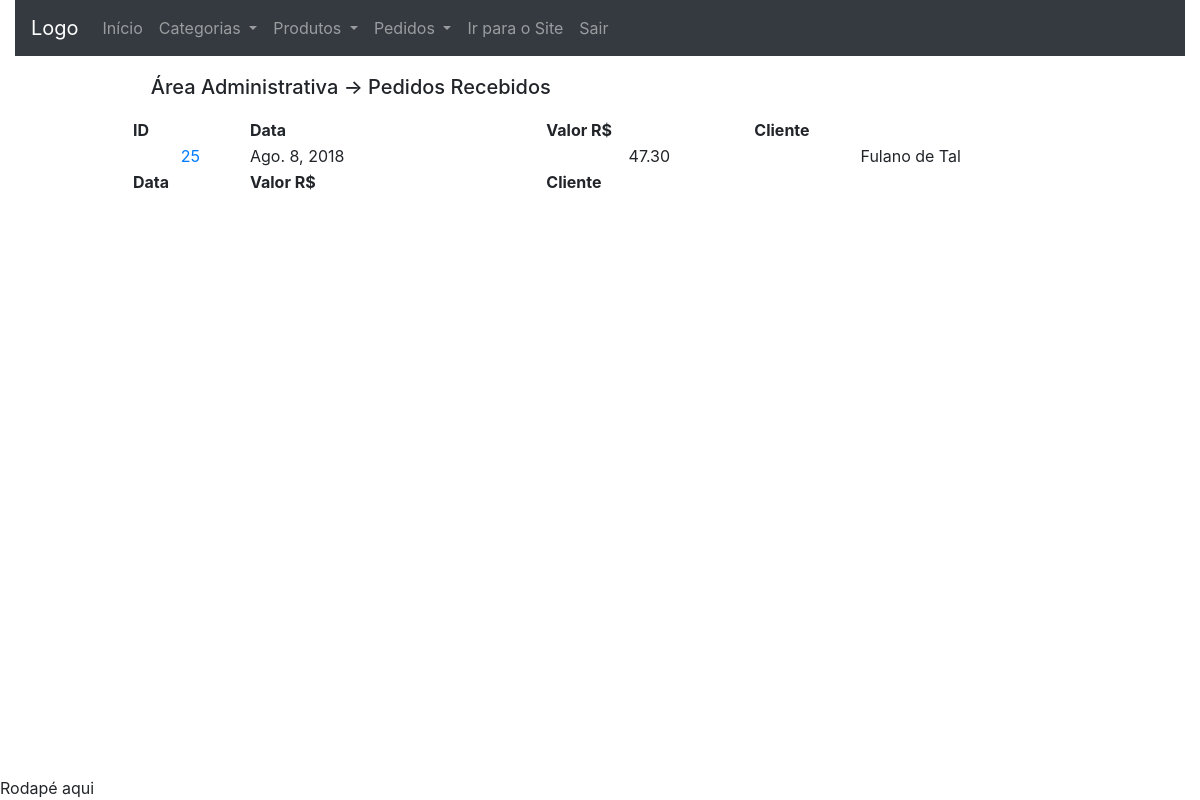
The page /area_administrativa/encaminhados (signed in) on the database its author committed.
### checkout/models.py (models this page shows, shortened)
class Order(models.Model):
	date = models.DateField(default=date.today, editable=False)
	value = models.DecimalField('Valor R$', max_digits=10,
		decimal_places=2, default=0)
	user = models.ForeignKey(User, on_delete=models.CASCADE,
		null=True, blank=True)
	delivery_address_is_the_same = models.BooleanField(
		verbose_name='Entregar no endereço cadastrado',
		default=True,
		blank=True)
	logradouro = models.CharField('Rua/Avenida', max_length=100,
		null=True, blank=True, default='')
	numero = models.CharField('Número', max_length=100,
		null=True, blank=True, default='')
	cep = models.CharField('CEP', max_length=10, null=True,
		blank=True, default='')
	complemento = models.CharField('Complamento', max_length=100,
		null=True, blank=True, default='')
	bairro = models.CharField('Bairro', max_length=100, null=True,
		blank=True, default='')
	cidade = models.CharField('Cidade', max_length=100, null=True,
		blank=True, default='')
	estado = models.CharField('Estado', max_length=100, null=True,
		blank=True, default='')
	transaction_id = models.CharField('ID da transação', max_length=100,
		null=True, blank=True)
	status_order = models.CharField('Status do Pedido', max_length=10,
		choices=STATUS_ORDER, default='A')
	status_pg = models.CharField('Status PagSeguro', max_length=10,
		choices=STATUS_PAGSEGURO, null=True, blank=True)
	sended = models.BooleanField(
		verbose_name='Enviado',
		default=False,
		blank=True)
	forwarded = models.BooleanField(
		verbose_name='Encaminhado',
		default=False,
		blank=True)
	class Meta:
		verbose_name = 'Pedido'
		verbose_name_plural = 'Pedidos'
		ordering = ['date']
	objects = models.Manager() # The default manager.
	orderManager = OrderManager()

### accounts/models.py (models this page shows, shortened)
class User(AbstractBaseUser, PermissionsMixin):
	UF_CHOICES = (
    ('AC','Acre'), ('AL','Alagoas'), ('AP','Amapá'),
    ('AM','Amazonas'), ('BA','Bahia'), ('CE','Ceará'),
    ('DF','Distrito Federal'), ('ES','Espírito Santo'),
    ('GO','Goiás'), ('MA','Maranhão'), ('MT','Mato Grosso'),
    ('MS','Mato Grosso do Sul'), ('MG','Minas Gerais'),
    ('PA','Pará'), ('PB','Paraíba'), ('PR','Paraná'),
    ('PE','Pernambuco'), ('PI','Piauí'),
    ('RJ','Rio de Janeiro'), ('RN','Rio Grande do Norte'),
    ('RS','Rio Grande do Sul'), ('RO','Rondônia'),
    ('RR','Roraima'), ('SC','Santa Catarina'),
    ('SP','São Paulo'), ('SE','Sergipe'),
	('TO','Tacantins'), )
	username = models.CharField(
		'Login', max_length=30, unique=True, validators=[
			validators.RegexValidator(
				re.compile('^[\w.@+-]+$'),
				'Informe um nome de usuário válido. '
				'Este valor deve conter apenas letras, números '
				'e os caracteres: @/./+/-/_ .'
				, 'invalid'
			)
		], help_text='Um nome curto que será usado para identificá-lo de forma única na plataforma'
	)
	name = models.CharField('Nome', max_length=100, blank=True)
	email = models.EmailField('E-mail', unique=True)
	telefone = models.CharField('Telefone', max_length=20, null=True,
		blank=True)
	cpf = models.CharField('CPF', max_length=11, null=True, blank=True)
	logradouro = models.CharField('Rua/Avenida', max_length=100,
		null=True, blank=True)
	numero = models.CharField('Número', max_length=100,
		null=True, blank=True)
	cep = models.CharField('CEP', max_length=10, null=True, blank=True)
	complemento = models.TextField('Complamento', max_length=100,
		null=True, blank=True)
	bairro = models.CharField('Bairro', max_length=100, null=True, blank=True)
	cidade = models.CharField('Cidade', max_length=100, null=True, blank=True)
	estado = models.CharField('Estado', max_length=100, null=True, blank=True,
		choices=UF_CHOICES)
	is_staff = models.BooleanField('Equipe', default=False)
	is_active = models.BooleanField('Ativo', default=True)
	date_joined = models.DateTimeField('Data de Entrada', auto_now_add=True)
	USERNAME_FIELD = 'username'
	REQUIRED_FIELDS = ['email']
	objects = UserManager()
	class Meta:
		verbose_name = 'Usuário'
		verbose_name_plural = 'Usuários'
	def __str__(self):
		return self.name or self.username

### dashboard_admin/views.py (the view)
# urls.py: path('encaminhados', views.forwarded, name='forwarded'),
@login_required
def forwarded(request):
	orders = Order.objects.filter(forwarded=True)
	context = {
		'orders': orders
	}
	return render(request, 'dashboard_admin/forwarded.html',
		context)

### dashboard_admin/templates/dashboard_admin/forwarded.html (shortened to what this page needs)
{% extends 'dashboard_admin/base.html' %}
{% load widget_tweaks %}
{% block conteudo %}
<div class="panel panel-default table-two-column panel-large">
	{% block dashboard_title %}
	<div class="panel-heading" style="margin: 2%;">
		<h5>Área Administrativa -> Pedidos Recebidos </h5>
	</div>
	{% endblock %}
	<div class="panel-body">
		<table id="table" class="display" cellspacing="0"
		        width="100%">
		    <thead>
		      <tr>
		        <th>ID</th>
		        <th>Data</th>
		        <th>Valor R$</th>
		        <th>Cliente</th>
		      </tr>
		    </thead>
		    <tfoot>
		      <tr>
		        <th>Data</th>
		        <th>Valor R$</th>
		        <th>Cliente</th>
		      </tr>
		    </tfoot>
		    <tbody>
				{% for order in orders %}
				<tr>
					<td style="text-align: center;">
						<a href="{% url 'dashboard_admin:order_datail' order.id %}"
						title="Detalhes">
					  	{{ order.id }}
						</a>
					</td>
					<td>
						{{ order.date }}
					</td>
					<td style="text-align: center;">
						{{ order.value }}
					</td>
					<td style="text-align: center;">
						{{ order.user }}
					</td>
				</tr>
				{% endfor %}
		    </tbody>
		</table>
	</div>
</div>
{% endblock %}

### dashboard_admin/static/dashboard_admin/css/extra.css (style rules this page uses)
.panel-large { width: 80%; margin: auto; }

### rows shown on the page
Order: id "25", date "Ago. 8, 2018", value "47.30", user "Fulano de Tal"
